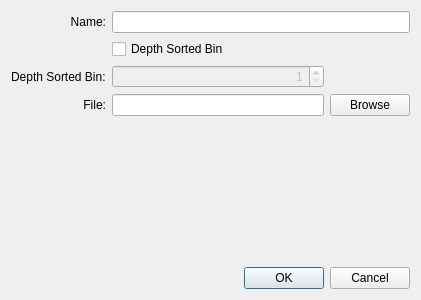
<?xml version="1.0" encoding="UTF-8"?>
<ui version="4.0">
 <class>DialogEditNodeFile</class>
 <widget class="QDialog" name="DialogEditNodeFile">
  <property name="geometry">
   <rect>
    <x>0</x>
    <y>0</y>
    <width>421</width>
    <height>300</height>
   </rect>
  </property>
  <property name="windowTitle">
   <string>Node File Edit</string>
  </property>
  <property name="modal">
   <bool>true</bool>
  </property>
  <layout class="QGridLayout" name="gridLayout">
   <item row="0" column="0">
    <widget class="QLabel" name="label">
     <property name="text">
      <string>Name:</string>
     </property>
     <property name="alignment">
      <set>Qt::AlignRight|Qt::AlignTrailing|Qt::AlignVCenter</set>
     </property>
     <property name="buddy">
      <cstring>lineEditName</cstring>
     </property>
    </widget>
   </item>
   <item row="3" column="2">
    <widget class="QPushButton" name="pushButtonBrowse">
     <property name="text">
      <string>Browse</string>
     </property>
    </widget>
   </item>
   <item row="0" column="1" colspan="2">
    <widget class="QLineEdit" name="lineEditName"/>
   </item>
   <item row="1" column="1">
    <widget class="QCheckBox" name="checkBoxDepthSortedBin">
     <property name="text">
      <string>Depth Sorted Bin</string>
     </property>
    </widget>
   </item>
   <item row="3" column="1">
    <widget class="QLineEdit" name="lineEditFile"/>
   </item>
   <item row="3" column="0">
    <widget class="QLabel" name="label_2">
     <property name="text">
      <string>File:</string>
     </property>
     <property name="alignment">
      <set>Qt::AlignRight|Qt::AlignTrailing|Qt::AlignVCenter</set>
     </property>
     <property name="buddy">
      <cstring>lineEditFile</cstring>
     </property>
    </widget>
   </item>
   <item row="4" column="0" colspan="3">
    <spacer name="verticalSpacer">
     <property name="orientation">
      <enum>Qt::Vertical</enum>
     </property>
     <property name="sizeHint" stdset="0">
      <size>
       <width>379</width>
       <height>171</height>
      </size>
     </property>
    </spacer>
   </item>
   <item row="5" column="0" colspan="3">
    <widget class="QDialogButtonBox" name="buttonBox">
     <property name="orientation">
      <enum>Qt::Horizontal</enum>
     </property>
     <property name="standardButtons">
      <set>QDialogButtonBox::Cancel|QDialogButtonBox::Ok</set>
     </property>
    </widget>
   </item>
   <item row="2" column="0">
    <widget class="QLabel" name="label_3">
     <property name="text">
      <string>Depth Sorted Bin:</string>
     </property>
    </widget>
   </item>
   <item row="2" column="1">
    <widget class="QSpinBox" name="spinBoxDepthSortedBin">
     <property name="enabled">
      <bool>false</bool>
     </property>
     <property name="alignment">
      <set>Qt::AlignRight|Qt::AlignTrailing|Qt::AlignVCenter</set>
     </property>
     <property name="minimum">
      <number>1</number>
     </property>
     <property name="maximum">
      <number>9</number>
     </property>
     <property name="value">
      <number>1</number>
     </property>
    </widget>
   </item>
  </layout>
 </widget>
 <tabstops>
  <tabstop>lineEditName</tabstop>
  <tabstop>lineEditFile</tabstop>
  <tabstop>pushButtonBrowse</tabstop>
  <tabstop>buttonBox</tabstop>
 </tabstops>
 <resources/>
 <connections>
  <connection>
   <sender>buttonBox</sender>
   <signal>accepted()</signal>
   <receiver>DialogEditNodeFile</receiver>
   <slot>accept()</slot>
   <hints>
    <hint type="sourcelabel">
     <x>248</x>
     <y>254</y>
    </hint>
    <hint type="destinationlabel">
     <x>157</x>
     <y>274</y>
    </hint>
   </hints>
  </connection>
  <connection>
   <sender>buttonBox</sender>
   <signal>rejected()</signal>
   <receiver>DialogEditNodeFile</receiver>
   <slot>reject()</slot>
   <hints>
    <hint type="sourcelabel">
     <x>316</x>
     <y>260</y>
    </hint>
    <hint type="destinationlabel">
     <x>286</x>
     <y>274</y>
    </hint>
   </hints>
  </connection>
 </connections>
</ui>
